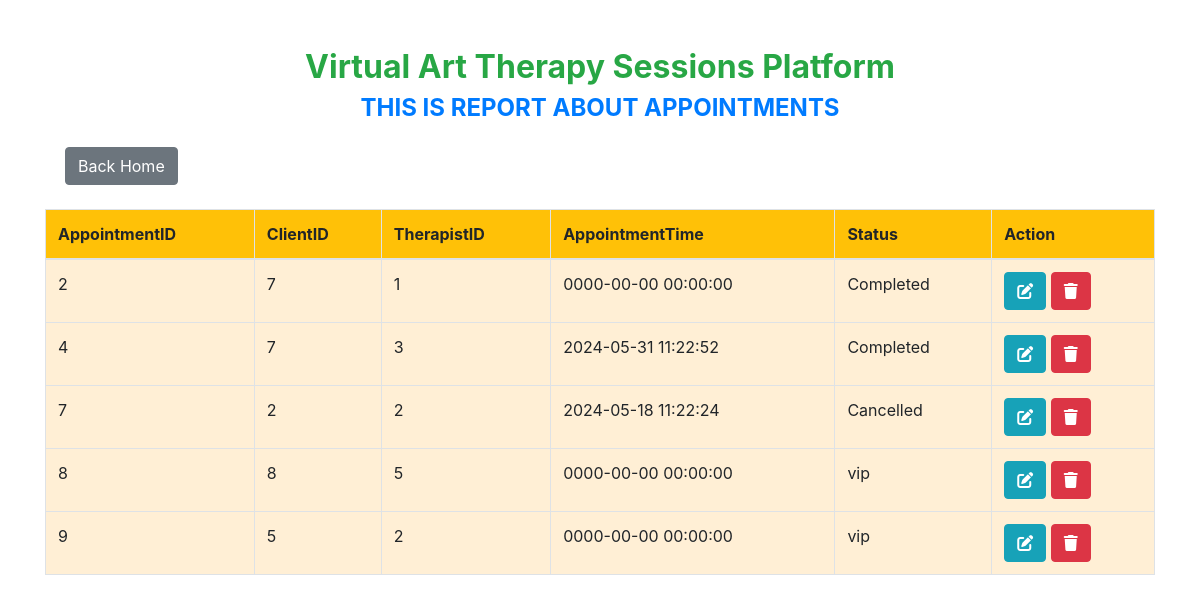
The page /viewappointments.php on the database its author committed.
### tables this page shows
CREATE TABLE `appointments` (
  `AppointmentID` int(11) NOT NULL,
  `ClientID` int(11) DEFAULT NULL,
  `TherapistID` int(11) DEFAULT NULL,
  `AppointmentTime` datetime DEFAULT NULL,
  `Status` blob DEFAULT NULL
);

### viewappointments.php (the view, shortened to what this page needs)
<!DOCTYPE html>
<html lang="en">
<head>
    <link href="https://stackpath.bootstrapcdn.com/bootstrap/4.5.2/css/bootstrap.min.css" rel="stylesheet">
    <link href="https://cdnjs.cloudflare.com/ajax/libs/font-awesome/6.0.0-beta3/css/all.min.css" rel="stylesheet">
</head>
<body>
    <div class="container mt-5">
        <h2 class="text-center text-success">Virtual Art Therapy Sessions Platform</h2>
        <h4 class="text-center text-primary mb-4">THIS IS  REPORT ABOUT APPOINTMENTS</h4>
        <a href="home.html" class="btn btn-secondary btn-back">Back Home</a>
        <table class="table table-bordered mt-4">
            <thead class="bg-warning">
                <tr>
                    <th>AppointmentID</th>
                    <th>ClientID</th>
                    <th>TherapistID</th>
                    <th>AppointmentTime</th>
                    <th>Status</th>
                    <th>Action</th>
                </tr>
            </thead>
            <tbody>
                <?php
                include "dbconnection.php";
                $sql = "SELECT * FROM appointments";
                $result = $connection->query($sql);
                while ($row = $result->fetch_assoc()) {
                    echo "
                    <tr>
                        <td>{$row['AppointmentID']}</td>
                        <td>{$row['ClientID']}</td>
                        <td>{$row['TherapistID']}</td>
                        <td>{$row['AppointmentTime']}</td>
                        <td>{$row['Status']}</td>
                        <td>
                            <a href='updateappointments.php?AppointmentID={$row['AppointmentID']}'  class='btn btn-info'><i class='fas fa-edit'></i></a>
                            <a href='deleteappointments.php?AppointmentID={$row['AppointmentID']}' class='btn btn-danger'><i class='fas fa-trash'></i></a>
                        </td>
                    </tr>
                    ";
                }
                ?>
            </tbody>
        </table>
    </div>
</body>
</html>

### viewappointments.php (style rules this page uses)
h2, h4 { font-weight: bold; }
.btn-back { margin-left: 20px; }
table { background-color: papayawhip; }

### rows shown on the page
appointments: AppointmentID "2", ClientID "7", TherapistID "1", AppointmentTime "0000-00-00 00:00:00", Status "Completed"
appointments: AppointmentID "4", ClientID "7", TherapistID "3", AppointmentTime "2024-05-31 11:22:52", Status "Completed"
appointments: AppointmentID "7", ClientID "2", TherapistID "2", AppointmentTime "2024-05-18 11:22:24", Status "Cancelled"
appointments: AppointmentID "8", ClientID "8", TherapistID "5", AppointmentTime "0000-00-00 00:00:00", Status "vip"
appointments: AppointmentID "9", ClientID "5", TherapistID "2", AppointmentTime "0000-00-00 00:00:00", Status "vip"
